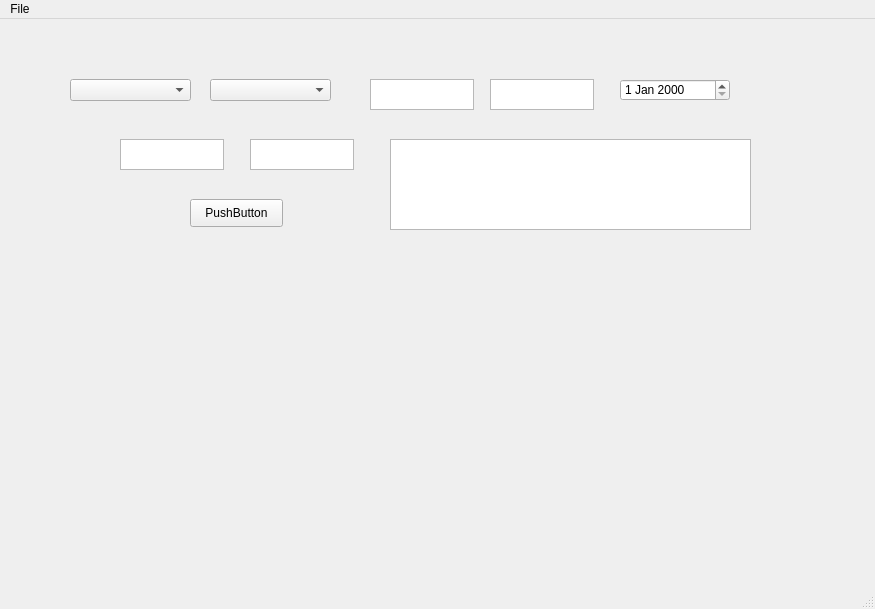
<?xml version="1.0" encoding="UTF-8"?>
<ui version="4.0">
 <class>WallWitness</class>
 <widget class="QMainWindow" name="WallWitness">
  <property name="geometry">
   <rect>
    <x>0</x>
    <y>0</y>
    <width>875</width>
    <height>609</height>
   </rect>
  </property>
  <property name="windowTitle">
   <string>Wall Witness</string>
  </property>
  <widget class="QWidget" name="centralwidget">
   <widget class="QPushButton" name="submitBtn">
    <property name="geometry">
     <rect>
      <x>190</x>
      <y>180</y>
      <width>93</width>
      <height>28</height>
     </rect>
    </property>
    <property name="text">
     <string>PushButton</string>
    </property>
   </widget>
   <widget class="QComboBox" name="typeBox">
    <property name="geometry">
     <rect>
      <x>70</x>
      <y>60</y>
      <width>121</width>
      <height>22</height>
     </rect>
    </property>
   </widget>
   <widget class="QComboBox" name="envBox">
    <property name="geometry">
     <rect>
      <x>210</x>
      <y>60</y>
      <width>121</width>
      <height>22</height>
     </rect>
    </property>
   </widget>
   <widget class="QTextEdit" name="AvGrTextEdit">
    <property name="geometry">
     <rect>
      <x>370</x>
      <y>60</y>
      <width>104</width>
      <height>31</height>
     </rect>
    </property>
   </widget>
   <widget class="QTextEdit" name="HiGrTextEdit">
    <property name="geometry">
     <rect>
      <x>490</x>
      <y>60</y>
      <width>104</width>
      <height>31</height>
     </rect>
    </property>
   </widget>
   <widget class="QDateEdit" name="dateEdit">
    <property name="geometry">
     <rect>
      <x>620</x>
      <y>60</y>
      <width>110</width>
      <height>22</height>
     </rect>
    </property>
   </widget>
   <widget class="QTextEdit" name="durnTextEdit">
    <property name="geometry">
     <rect>
      <x>120</x>
      <y>120</y>
      <width>104</width>
      <height>31</height>
     </rect>
    </property>
   </widget>
   <widget class="QTextEdit" name="locnTextEdit">
    <property name="geometry">
     <rect>
      <x>250</x>
      <y>120</y>
      <width>104</width>
      <height>31</height>
     </rect>
    </property>
   </widget>
   <widget class="QTextEdit" name="noteTextEdit">
    <property name="geometry">
     <rect>
      <x>390</x>
      <y>120</y>
      <width>361</width>
      <height>91</height>
     </rect>
    </property>
   </widget>
  </widget>
  <widget class="QMenuBar" name="menubar">
   <property name="geometry">
    <rect>
     <x>0</x>
     <y>0</y>
     <width>875</width>
     <height>26</height>
    </rect>
   </property>
   <widget class="QMenu" name="menuFile">
    <property name="title">
     <string>File</string>
    </property>
    <addaction name="actionExit"/>
   </widget>
   <addaction name="menuFile"/>
  </widget>
  <widget class="QStatusBar" name="statusbar"/>
  <action name="actionExit">
   <property name="text">
    <string>Exit</string>
   </property>
  </action>
 </widget>
 <resources/>
 <connections/>
</ui>
